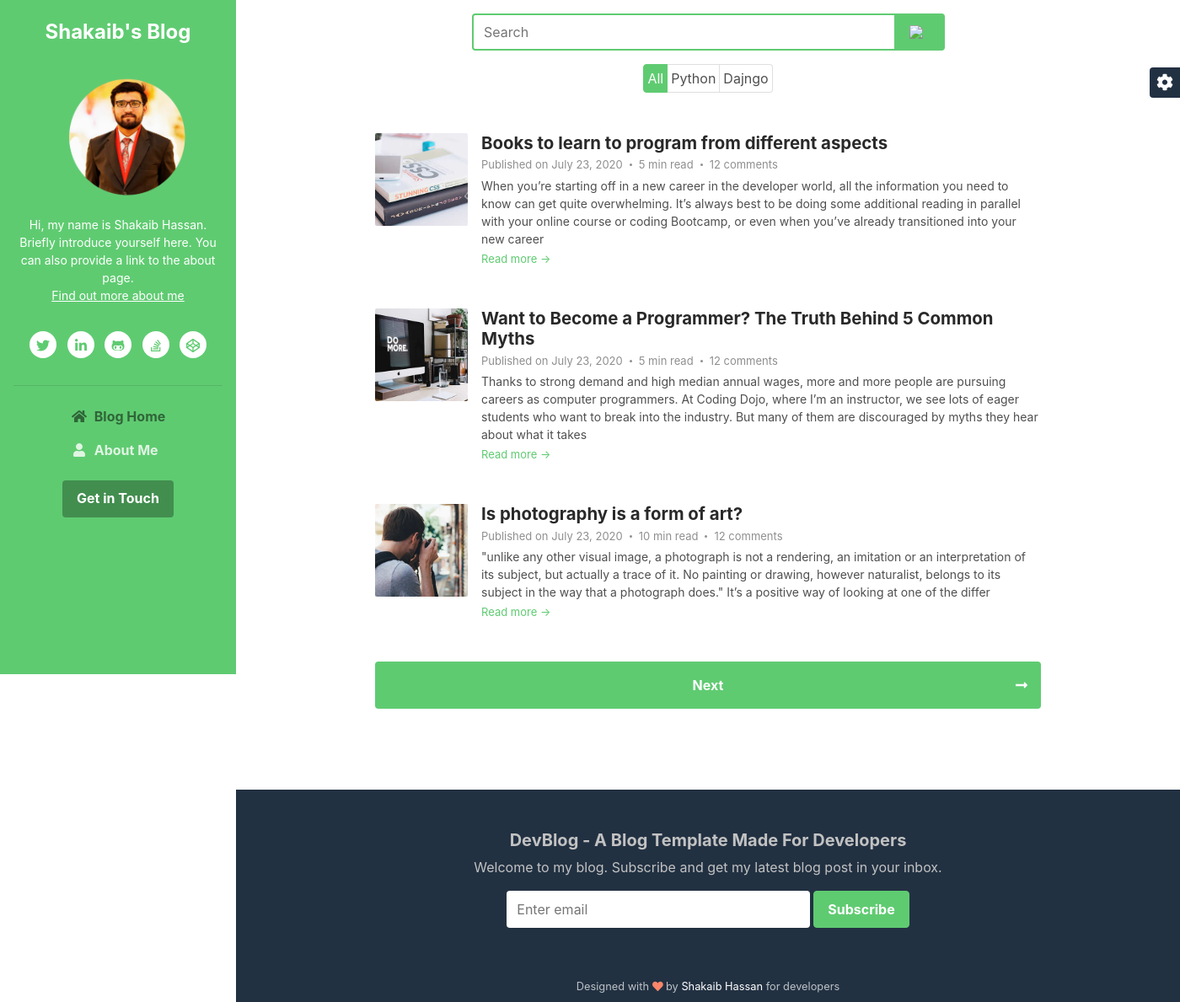
The page / on the database its author committed.
### mainApplication/models.py (models this page shows, shortened)
class Articles(models.Model):
    time_choices =[
    ("5", "5 min"),
    ("10", "10 min"),
    ("15", "15 min"),
    ("20", "20 min"),
    ("25", "25 min"),
    ]
    author = models.ForeignKey(Author, on_delete=models.CASCADE)
    image = models.ImageField(upload_to='static/')
    name = models.TextField()
    published_date = models.DateField()
    time_read = models.CharField(max_length=10,choices = time_choices)
    content = models.TextField()

### mainApplication/views.py (the view)
# urls.py: path('', views.index,name="index"),
def index(request):
    all_entries = Articles.objects.all()
    data = []
    for obj in all_entries:
        data.append({'author_name':obj.author.full_name,
                    'author_email':obj.author.email,
                    'name':obj.name,
                    'image':obj.image,
                    'published_date':obj.published_date,
                    'time':obj.time_read,
                    'content':obj.content[:300]})
    print(all_entries[2].id)
    return render(request,'index.html',{'articles':data})

### templates/index.html (shortened to what this page needs)
{% extends "layout.html" %}
{% block content %}
    {% load static %}
    <div class="main-wrapper">
<div class="">
<div class=" mt-3 input-group mb-3 w-50 " style=" margin: 0 auto; float: none;">
  <input type="text" class="form-control" id="search-box" style="border: 2px solid #5FCB71;"placeholder="Search" aria-label="search" aria-describedby="basic-addon1">
<div class="input-group-prepend">
    <span class="input-group-text btn btn-primary border-0 rounded-right" style="background: #5FCB71;" id="search-button"  id="basic-addon1"><img width="26px" src="{% static 'img/searchicon.png'%}"></span>
  </div>
</div></div>
	<div class="d-flex justify-content-center mt-3" > <ul class="list-group list-group-horizontal">
  <li class="list-group-item active p-1">All</li>
  <li class="list-group-item p-1">Python</li>
  <li class="list-group-item p-1">Dajngo</li>
</ul> </div>
	    <section class="blog-list px-3 py-5 p-md-5">
		    <div class="container">
				{% for result in articles %}
			    <div class="item mb-5">
				    <div class="media">
					    <img class="mr-3 img-fluid post-thumb d-none d-md-flex" src="{{result.image}}" alt="image">
					    <div class="media-body">
						    <h3 class="title mb-1"><a href="blog-post.html">{{result.name}}</a></h3>
						    <div class="meta mb-1"><span class="date">Published on {{result.published_date}}</span><span class="time">{{result.time}} min read</span><span class="comment"><a href="#">12 comments</a></span></div>
						    <div class="intro">{{result.content}}</div>
						    <a class="more-link" href="blog-post.html">Read more &rarr;</a>
					    </div>
				    </div>
			    </div>{% endfor %}
			    <nav class="blog-nav nav nav-justified my-5">
				  <a class="nav-link-next nav-item nav-link rounded" href="blog-list.html">Next<i class="arrow-next fas fa-long-arrow-alt-right"></i></a>
				</nav>
		    </div>
	    </section>
			<section id="subscribe_Section" class="cta-section theme-bg-dark text-light py-5">
		    <div class="container text-center">
			    <h5 class=" text-light">DevBlog - A Blog Template Made For Developers</h5>
			    <div class="intro">Welcome to my blog. Subscribe and get my latest blog post in your inbox.</div>
			    <form class="signup-form form-inline justify-content-center pt-3">
                    <div class="form-group">
                        <input type="email" id="semail" name="semail1" class="form-control mr-md-1 semail border-0" placeholder="Enter email">
                    </div>
                    <button type="submit" class="btn btn-primary">Subscribe</button>
                </form>
		    </div>
	    </section>
{% endblock %}

### templates/layout.html (shortened to what this page needs)
  {% load static %}
<!DOCTYPE html>
<html lang="en">
<head>
    <link id="theme-style" rel="stylesheet" href="{% static 'assets/css/theme-1.css' %}">
</head>
<body>
    <header class="header text-center">
	    <h1 class="blog-name pt-lg-4 mb-0"><a href="index.html">Shakaib's Blog</a></h1>
	    <nav class="navbar navbar-expand-lg navbar-dark" >
			<div id="navigation" class="collapse navbar-collapse flex-column" >
				<div class="profile-section pt-3 pt-lg-0">
				    <img class="profile-image mb-3 rounded-circle mx-auto" src="{% static 'assets/images/profile.png' %}" alt="image" >
					<div class="bio mb-3">Hi, my name is Shakaib Hassan. Briefly introduce yourself here. You can also provide a link to the about page.<br><a href="about.html">Find out more about me</a></div>
					<ul class="social-list list-inline py-3 mx-auto">
			            <li class="list-inline-item"><a href="#"><i class="fab fa-twitter fa-fw"></i></a></li>
			            <li class="list-inline-item"><a href="#"><i class="fab fa-linkedin-in fa-fw"></i></a></li>
			            <li class="list-inline-item"><a href="#"><i class="fab fa-github-alt fa-fw"></i></a></li>
			            <li class="list-inline-item"><a href="#"><i class="fab fa-stack-overflow fa-fw"></i></a></li>
			            <li class="list-inline-item"><a href="#"><i class="fab fa-codepen fa-fw"></i></a></li>
			        </ul>
			        <hr>
				</div>
				<ul class="navbar-nav flex-column text-left">
					<li class="nav-item active">
					    <a class="nav-link" href="index.html"><i class="fas fa-home fa-fw mr-2"></i>Blog Home <span class="sr-only">(current)</span></a>
					</li>
					<li class="nav-item">
					    <a class="nav-link" href="about.html"><i class="fas fa-user fa-fw mr-2"></i>About Me</a>
					</li>
				</ul>
				<div class="my-2 my-md-3">
				    <a class="btn btn-primary" href="https://themes.3rdwavemedia.com/" target="_blank">Get in Touch</a>
				</div>
			</div>
		</nav>
    </header>
{% block content %}{% endblock %}
 <footer class="footer text-center py-2 theme-bg-dark">
                <small class="copyright">Designed with <i class="fas fa-heart" style="color: #fb866a;"></i> by <a href="http://themes.3rdwavemedia.com" target="_blank">Shakaib Hassan</a> for developers</small>
	    </footer>
    </div>
    <div id="config-panel" class="config-panel d-none d-lg-block">
        <div class="panel-inner">
            <a id="config-trigger" class="config-trigger config-panel-hide text-center" href="#"><i class="fas fa-cog fa-spin mx-auto" data-fa-transform="down-6" ></i></a>
        </div>
    </div>
</body>
</html>

### rows shown on the page
Articles: image (picture), name "Books to learn to program from different aspects", published_date "July 23, 2020"
Articles: image (picture), name "Want to Become a Programmer? The Truth Behind 5 Common Myths", published_date "July 23, 2020"
Articles: image (picture), name "Is photography is a form of art?", published_date "July 23, 2020", time "10"

### other values the page prints
{{ result.time }} "5" "5"
